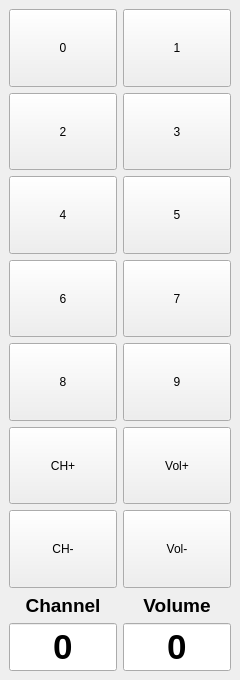
<?xml version="1.0" encoding="UTF-8"?>
<ui version="4.0">
 <class>tvRemote</class>
 <widget class="QMainWindow" name="tvRemote">
  <property name="geometry">
   <rect>
    <x>0</x>
    <y>0</y>
    <width>240</width>
    <height>680</height>
   </rect>
  </property>
  <property name="sizePolicy">
   <sizepolicy hsizetype="Fixed" vsizetype="Fixed">
    <horstretch>0</horstretch>
    <verstretch>0</verstretch>
   </sizepolicy>
  </property>
  <property name="minimumSize">
   <size>
    <width>240</width>
    <height>680</height>
   </size>
  </property>
  <property name="maximumSize">
   <size>
    <width>240</width>
    <height>680</height>
   </size>
  </property>
  <property name="windowTitle">
   <string>TV_Remote</string>
  </property>
  <widget class="QWidget" name="centralwidget">
   <property name="minimumSize">
    <size>
     <width>240</width>
     <height>680</height>
    </size>
   </property>
   <layout class="QGridLayout" name="gridLayout">
    <item row="8" column="1">
     <widget class="QLineEdit" name="Volume_display">
      <property name="font">
       <font>
        <pointsize>26</pointsize>
        <bold>true</bold>
       </font>
      </property>
      <property name="text">
       <string>0</string>
      </property>
      <property name="alignment">
       <set>Qt::AlignCenter</set>
      </property>
      <property name="readOnly">
       <bool>true</bool>
      </property>
     </widget>
    </item>
    <item row="0" column="0">
     <widget class="QPushButton" name="Btn_0">
      <property name="enabled">
       <bool>true</bool>
      </property>
      <property name="sizePolicy">
       <sizepolicy hsizetype="MinimumExpanding" vsizetype="MinimumExpanding">
        <horstretch>0</horstretch>
        <verstretch>0</verstretch>
       </sizepolicy>
      </property>
      <property name="text">
       <string>0</string>
      </property>
     </widget>
    </item>
    <item row="3" column="0">
     <widget class="QPushButton" name="Btn_6">
      <property name="sizePolicy">
       <sizepolicy hsizetype="Expanding" vsizetype="Expanding">
        <horstretch>0</horstretch>
        <verstretch>0</verstretch>
       </sizepolicy>
      </property>
      <property name="text">
       <string>6</string>
      </property>
     </widget>
    </item>
    <item row="6" column="1">
     <widget class="QPushButton" name="Btn_vol_Down">
      <property name="sizePolicy">
       <sizepolicy hsizetype="Expanding" vsizetype="Expanding">
        <horstretch>0</horstretch>
        <verstretch>0</verstretch>
       </sizepolicy>
      </property>
      <property name="text">
       <string>Vol-</string>
      </property>
     </widget>
    </item>
    <item row="6" column="0">
     <widget class="QPushButton" name="Btn_ch_Down">
      <property name="sizePolicy">
       <sizepolicy hsizetype="Expanding" vsizetype="Expanding">
        <horstretch>0</horstretch>
        <verstretch>0</verstretch>
       </sizepolicy>
      </property>
      <property name="text">
       <string>CH-</string>
      </property>
     </widget>
    </item>
    <item row="4" column="0">
     <widget class="QPushButton" name="Btn_8">
      <property name="sizePolicy">
       <sizepolicy hsizetype="Expanding" vsizetype="Expanding">
        <horstretch>0</horstretch>
        <verstretch>0</verstretch>
       </sizepolicy>
      </property>
      <property name="text">
       <string>8</string>
      </property>
     </widget>
    </item>
    <item row="3" column="1">
     <widget class="QPushButton" name="Btn_7">
      <property name="sizePolicy">
       <sizepolicy hsizetype="Expanding" vsizetype="Expanding">
        <horstretch>0</horstretch>
        <verstretch>0</verstretch>
       </sizepolicy>
      </property>
      <property name="text">
       <string>7</string>
      </property>
     </widget>
    </item>
    <item row="1" column="1">
     <widget class="QPushButton" name="Btn_3">
      <property name="sizePolicy">
       <sizepolicy hsizetype="Expanding" vsizetype="Expanding">
        <horstretch>0</horstretch>
        <verstretch>0</verstretch>
       </sizepolicy>
      </property>
      <property name="text">
       <string>3</string>
      </property>
     </widget>
    </item>
    <item row="1" column="0">
     <widget class="QPushButton" name="Btn_2">
      <property name="sizePolicy">
       <sizepolicy hsizetype="Expanding" vsizetype="Expanding">
        <horstretch>0</horstretch>
        <verstretch>0</verstretch>
       </sizepolicy>
      </property>
      <property name="text">
       <string>2</string>
      </property>
     </widget>
    </item>
    <item row="2" column="0">
     <widget class="QPushButton" name="Btn_4">
      <property name="sizePolicy">
       <sizepolicy hsizetype="Expanding" vsizetype="Expanding">
        <horstretch>0</horstretch>
        <verstretch>0</verstretch>
       </sizepolicy>
      </property>
      <property name="text">
       <string>4</string>
      </property>
     </widget>
    </item>
    <item row="5" column="0">
     <widget class="QPushButton" name="Btn_ch_Up">
      <property name="sizePolicy">
       <sizepolicy hsizetype="Expanding" vsizetype="Expanding">
        <horstretch>0</horstretch>
        <verstretch>0</verstretch>
       </sizepolicy>
      </property>
      <property name="text">
       <string>CH+</string>
      </property>
     </widget>
    </item>
    <item row="5" column="1">
     <widget class="QPushButton" name="Btn_vol_Up">
      <property name="sizePolicy">
       <sizepolicy hsizetype="Expanding" vsizetype="Expanding">
        <horstretch>0</horstretch>
        <verstretch>0</verstretch>
       </sizepolicy>
      </property>
      <property name="text">
       <string>Vol+</string>
      </property>
     </widget>
    </item>
    <item row="0" column="1">
     <widget class="QPushButton" name="Btn_1">
      <property name="sizePolicy">
       <sizepolicy hsizetype="MinimumExpanding" vsizetype="MinimumExpanding">
        <horstretch>0</horstretch>
        <verstretch>0</verstretch>
       </sizepolicy>
      </property>
      <property name="text">
       <string>1</string>
      </property>
     </widget>
    </item>
    <item row="2" column="1">
     <widget class="QPushButton" name="Btn_5">
      <property name="sizePolicy">
       <sizepolicy hsizetype="Expanding" vsizetype="Expanding">
        <horstretch>0</horstretch>
        <verstretch>0</verstretch>
       </sizepolicy>
      </property>
      <property name="text">
       <string>5</string>
      </property>
     </widget>
    </item>
    <item row="4" column="1">
     <widget class="QPushButton" name="Btn_9">
      <property name="sizePolicy">
       <sizepolicy hsizetype="Expanding" vsizetype="Expanding">
        <horstretch>0</horstretch>
        <verstretch>0</verstretch>
       </sizepolicy>
      </property>
      <property name="text">
       <string>9</string>
      </property>
     </widget>
    </item>
    <item row="7" column="0">
     <widget class="QLabel" name="Channel">
      <property name="font">
       <font>
        <pointsize>14</pointsize>
        <bold>true</bold>
       </font>
      </property>
      <property name="text">
       <string>Channel</string>
      </property>
      <property name="alignment">
       <set>Qt::AlignCenter</set>
      </property>
     </widget>
    </item>
    <item row="7" column="1">
     <widget class="QLabel" name="Volume">
      <property name="font">
       <font>
        <pointsize>14</pointsize>
        <bold>true</bold>
       </font>
      </property>
      <property name="text">
       <string>Volume</string>
      </property>
      <property name="alignment">
       <set>Qt::AlignCenter</set>
      </property>
     </widget>
    </item>
    <item row="8" column="0">
     <widget class="QLineEdit" name="Channel_display">
      <property name="font">
       <font>
        <pointsize>26</pointsize>
        <bold>true</bold>
       </font>
      </property>
      <property name="text">
       <string>0</string>
      </property>
      <property name="maxLength">
       <number>3</number>
      </property>
      <property name="alignment">
       <set>Qt::AlignCenter</set>
      </property>
      <property name="readOnly">
       <bool>true</bool>
      </property>
     </widget>
    </item>
   </layout>
  </widget>
 </widget>
 <resources/>
 <connections>
  <connection>
   <sender>Btn_0</sender>
   <signal>clicked()</signal>
   <receiver>tvRemote</receiver>
   <slot>on_ButtonDigit_clicked()</slot>
   <hints>
    <hint type="sourcelabel">
     <x>63</x>
     <y>46</y>
    </hint>
    <hint type="destinationlabel">
     <x>119</x>
     <y>339</y>
    </hint>
   </hints>
  </connection>
  <connection>
   <sender>Btn_1</sender>
   <signal>clicked()</signal>
   <receiver>tvRemote</receiver>
   <slot>on_ButtonDigit_clicked()</slot>
   <hints>
    <hint type="sourcelabel">
     <x>176</x>
     <y>46</y>
    </hint>
    <hint type="destinationlabel">
     <x>119</x>
     <y>339</y>
    </hint>
   </hints>
  </connection>
  <connection>
   <sender>Btn_2</sender>
   <signal>clicked()</signal>
   <receiver>tvRemote</receiver>
   <slot>on_ButtonDigit_clicked()</slot>
   <hints>
    <hint type="sourcelabel">
     <x>63</x>
     <y>126</y>
    </hint>
    <hint type="destinationlabel">
     <x>119</x>
     <y>339</y>
    </hint>
   </hints>
  </connection>
  <connection>
   <sender>Btn_3</sender>
   <signal>clicked()</signal>
   <receiver>tvRemote</receiver>
   <slot>on_ButtonDigit_clicked()</slot>
   <hints>
    <hint type="sourcelabel">
     <x>176</x>
     <y>126</y>
    </hint>
    <hint type="destinationlabel">
     <x>119</x>
     <y>339</y>
    </hint>
   </hints>
  </connection>
  <connection>
   <sender>Btn_4</sender>
   <signal>clicked()</signal>
   <receiver>tvRemote</receiver>
   <slot>on_ButtonDigit_clicked()</slot>
   <hints>
    <hint type="sourcelabel">
     <x>63</x>
     <y>198</y>
    </hint>
    <hint type="destinationlabel">
     <x>233</x>
     <y>164</y>
    </hint>
   </hints>
  </connection>
  <connection>
   <sender>Btn_5</sender>
   <signal>clicked()</signal>
   <receiver>tvRemote</receiver>
   <slot>on_ButtonDigit_clicked()</slot>
   <hints>
    <hint type="sourcelabel">
     <x>176</x>
     <y>205</y>
    </hint>
    <hint type="destinationlabel">
     <x>119</x>
     <y>339</y>
    </hint>
   </hints>
  </connection>
  <connection>
   <sender>Btn_6</sender>
   <signal>clicked()</signal>
   <receiver>tvRemote</receiver>
   <slot>on_ButtonDigit_clicked()</slot>
   <hints>
    <hint type="sourcelabel">
     <x>63</x>
     <y>284</y>
    </hint>
    <hint type="destinationlabel">
     <x>119</x>
     <y>339</y>
    </hint>
   </hints>
  </connection>
  <connection>
   <sender>Btn_9</sender>
   <signal>clicked()</signal>
   <receiver>tvRemote</receiver>
   <slot>on_ButtonDigit_clicked()</slot>
   <hints>
    <hint type="sourcelabel">
     <x>176</x>
     <y>363</y>
    </hint>
    <hint type="destinationlabel">
     <x>119</x>
     <y>339</y>
    </hint>
   </hints>
  </connection>
  <connection>
   <sender>Btn_8</sender>
   <signal>clicked()</signal>
   <receiver>tvRemote</receiver>
   <slot>on_ButtonDigit_clicked()</slot>
   <hints>
    <hint type="sourcelabel">
     <x>63</x>
     <y>363</y>
    </hint>
    <hint type="destinationlabel">
     <x>119</x>
     <y>339</y>
    </hint>
   </hints>
  </connection>
  <connection>
   <sender>Btn_7</sender>
   <signal>clicked()</signal>
   <receiver>tvRemote</receiver>
   <slot>on_ButtonDigit_clicked()</slot>
   <hints>
    <hint type="sourcelabel">
     <x>176</x>
     <y>284</y>
    </hint>
    <hint type="destinationlabel">
     <x>119</x>
     <y>339</y>
    </hint>
   </hints>
  </connection>
 </connections>
 <slots>
  <slot>on_ButtonDigit_clicked()</slot>
 </slots>
</ui>
